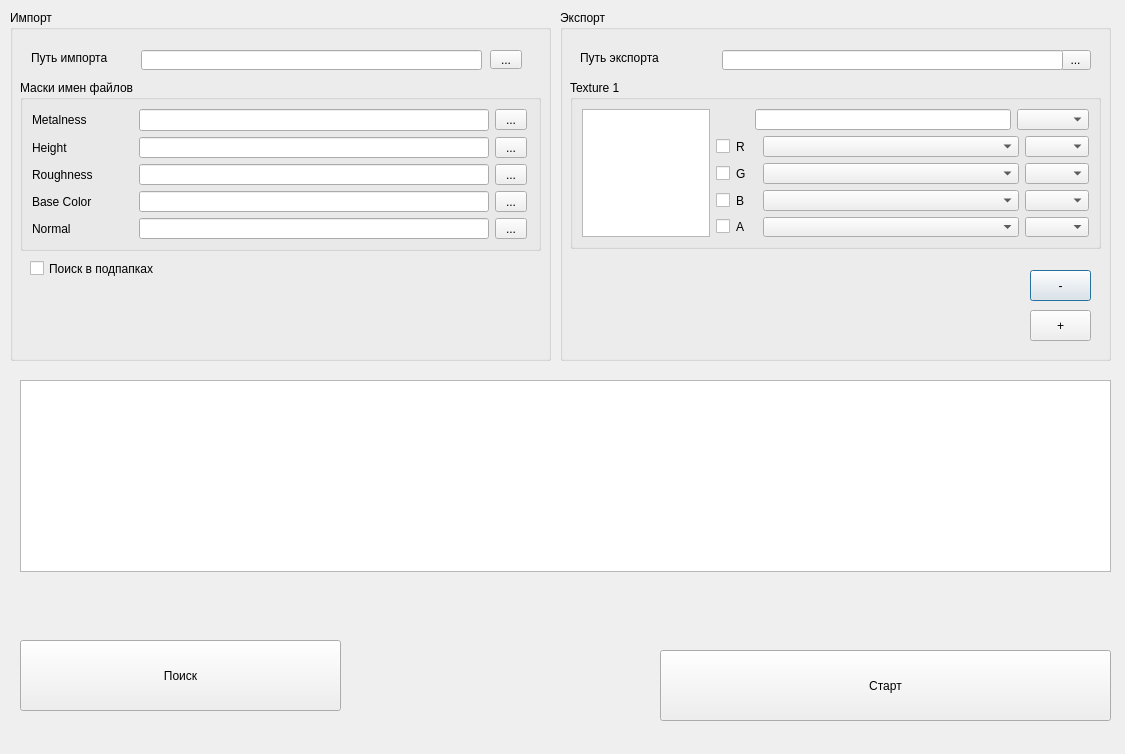
<?xml version="1.0" encoding="UTF-8"?>
<ui version="4.0">
 <class>Main_ui</class>
 <widget class="QDialog" name="Main_ui">
  <property name="geometry">
   <rect>
    <x>0</x>
    <y>0</y>
    <width>1125</width>
    <height>754</height>
   </rect>
  </property>
  <property name="windowTitle">
   <string>Dialog</string>
  </property>
  <widget class="QGroupBox" name="groupBox">
   <property name="geometry">
    <rect>
     <x>10</x>
     <y>10</y>
     <width>541</width>
     <height>351</height>
    </rect>
   </property>
   <property name="minimumSize">
    <size>
     <width>541</width>
     <height>0</height>
    </size>
   </property>
   <property name="maximumSize">
    <size>
     <width>1024</width>
     <height>16777215</height>
    </size>
   </property>
   <property name="title">
    <string>Импорт</string>
   </property>
   <widget class="QToolButton" name="import_path_button">
    <property name="geometry">
     <rect>
      <x>480</x>
      <y>40</y>
      <width>32</width>
      <height>19</height>
     </rect>
    </property>
    <property name="minimumSize">
     <size>
      <width>32</width>
      <height>0</height>
     </size>
    </property>
    <property name="text">
     <string>...</string>
    </property>
   </widget>
   <widget class="QLineEdit" name="import_path">
    <property name="geometry">
     <rect>
      <x>131</x>
      <y>40</y>
      <width>341</width>
      <height>20</height>
     </rect>
    </property>
   </widget>
   <widget class="QLabel" name="label">
    <property name="geometry">
     <rect>
      <x>21</x>
      <y>40</y>
      <width>91</width>
      <height>16</height>
     </rect>
    </property>
    <property name="text">
     <string>Путь импорта</string>
    </property>
   </widget>
   <widget class="QCheckBox" name="subfolders_check">
    <property name="geometry">
     <rect>
      <x>20</x>
      <y>250</y>
      <width>171</width>
      <height>17</height>
     </rect>
    </property>
    <property name="text">
     <string>Поиск в подпапках</string>
    </property>
   </widget>
   <widget class="QGroupBox" name="groupBox_4">
    <property name="geometry">
     <rect>
      <x>10</x>
      <y>70</y>
      <width>521</width>
      <height>171</height>
     </rect>
    </property>
    <property name="title">
     <string>Маски имен файлов</string>
    </property>
    <layout class="QFormLayout" name="formLayout_2">
     <item row="0" column="0">
      <layout class="QVBoxLayout" name="verticalLayout">
       <property name="sizeConstraint">
        <enum>QLayout::SetFixedSize</enum>
       </property>
       <item>
        <layout class="QHBoxLayout" name="horizontalLayout_4">
         <item>
          <widget class="QLabel" name="label_9">
           <property name="text">
            <string>Metalness</string>
           </property>
          </widget>
         </item>
         <item>
          <spacer name="horizontalSpacer">
           <property name="orientation">
            <enum>Qt::Horizontal</enum>
           </property>
           <property name="sizeHint" stdset="0">
            <size>
             <width>40</width>
             <height>20</height>
            </size>
           </property>
          </spacer>
         </item>
         <item>
          <widget class="QLineEdit" name="input_metalness_mask">
           <property name="minimumSize">
            <size>
             <width>350</width>
             <height>0</height>
            </size>
           </property>
          </widget>
         </item>
         <item>
          <widget class="QToolButton" name="toolButton_9">
           <property name="minimumSize">
            <size>
             <width>32</width>
             <height>0</height>
            </size>
           </property>
           <property name="text">
            <string>...</string>
           </property>
          </widget>
         </item>
        </layout>
       </item>
       <item>
        <layout class="QHBoxLayout" name="horizontalLayout_2">
         <item>
          <widget class="QLabel" name="label_6">
           <property name="text">
            <string>Height</string>
           </property>
          </widget>
         </item>
         <item>
          <spacer name="horizontalSpacer_2">
           <property name="orientation">
            <enum>Qt::Horizontal</enum>
           </property>
           <property name="sizeHint" stdset="0">
            <size>
             <width>40</width>
             <height>20</height>
            </size>
           </property>
          </spacer>
         </item>
         <item>
          <widget class="QLineEdit" name="input_height_mask">
           <property name="minimumSize">
            <size>
             <width>350</width>
             <height>0</height>
            </size>
           </property>
           <property name="maximumSize">
            <size>
             <width>500</width>
             <height>16777215</height>
            </size>
           </property>
          </widget>
         </item>
         <item>
          <widget class="QToolButton" name="toolButton_6">
           <property name="minimumSize">
            <size>
             <width>32</width>
             <height>0</height>
            </size>
           </property>
           <property name="text">
            <string>...</string>
           </property>
          </widget>
         </item>
        </layout>
       </item>
       <item>
        <layout class="QHBoxLayout" name="horizontalLayout_3">
         <item>
          <widget class="QLabel" name="label_8">
           <property name="text">
            <string>Roughness</string>
           </property>
          </widget>
         </item>
         <item>
          <spacer name="horizontalSpacer_3">
           <property name="orientation">
            <enum>Qt::Horizontal</enum>
           </property>
           <property name="sizeHint" stdset="0">
            <size>
             <width>40</width>
             <height>20</height>
            </size>
           </property>
          </spacer>
         </item>
         <item>
          <widget class="QLineEdit" name="input_roughness_mask">
           <property name="minimumSize">
            <size>
             <width>350</width>
             <height>0</height>
            </size>
           </property>
           <property name="maximumSize">
            <size>
             <width>500</width>
             <height>16777215</height>
            </size>
           </property>
          </widget>
         </item>
         <item>
          <widget class="QToolButton" name="toolButton_8">
           <property name="minimumSize">
            <size>
             <width>32</width>
             <height>0</height>
            </size>
           </property>
           <property name="text">
            <string>...</string>
           </property>
          </widget>
         </item>
        </layout>
       </item>
       <item>
        <layout class="QHBoxLayout" name="horizontalLayout_5">
         <item>
          <widget class="QLabel" name="label_10">
           <property name="text">
            <string>Base Color</string>
           </property>
          </widget>
         </item>
         <item>
          <spacer name="horizontalSpacer_4">
           <property name="orientation">
            <enum>Qt::Horizontal</enum>
           </property>
           <property name="sizeHint" stdset="0">
            <size>
             <width>40</width>
             <height>20</height>
            </size>
           </property>
          </spacer>
         </item>
         <item>
          <widget class="QLineEdit" name="input_basecolor_mask">
           <property name="minimumSize">
            <size>
             <width>350</width>
             <height>0</height>
            </size>
           </property>
           <property name="maximumSize">
            <size>
             <width>500</width>
             <height>16777215</height>
            </size>
           </property>
          </widget>
         </item>
         <item>
          <widget class="QToolButton" name="toolButton_10">
           <property name="minimumSize">
            <size>
             <width>32</width>
             <height>0</height>
            </size>
           </property>
           <property name="text">
            <string>...</string>
           </property>
          </widget>
         </item>
        </layout>
       </item>
       <item>
        <layout class="QHBoxLayout" name="horizontalLayout">
         <item>
          <widget class="QLabel" name="label_7">
           <property name="text">
            <string>Normal</string>
           </property>
          </widget>
         </item>
         <item>
          <spacer name="horizontalSpacer_5">
           <property name="orientation">
            <enum>Qt::Horizontal</enum>
           </property>
           <property name="sizeHint" stdset="0">
            <size>
             <width>40</width>
             <height>20</height>
            </size>
           </property>
          </spacer>
         </item>
         <item>
          <widget class="QLineEdit" name="input_normal_mask">
           <property name="minimumSize">
            <size>
             <width>350</width>
             <height>0</height>
            </size>
           </property>
           <property name="maximumSize">
            <size>
             <width>500</width>
             <height>16777215</height>
            </size>
           </property>
          </widget>
         </item>
         <item>
          <widget class="QToolButton" name="toolButton_7">
           <property name="minimumSize">
            <size>
             <width>32</width>
             <height>0</height>
            </size>
           </property>
           <property name="text">
            <string>...</string>
           </property>
          </widget>
         </item>
        </layout>
       </item>
       <item>
        <spacer name="verticalSpacer">
         <property name="orientation">
          <enum>Qt::Vertical</enum>
         </property>
         <property name="sizeHint" stdset="0">
          <size>
           <width>20</width>
           <height>40</height>
          </size>
         </property>
        </spacer>
       </item>
      </layout>
     </item>
    </layout>
   </widget>
  </widget>
  <widget class="QGroupBox" name="groupBox_2">
   <property name="geometry">
    <rect>
     <x>560</x>
     <y>10</y>
     <width>551</width>
     <height>351</height>
    </rect>
   </property>
   <property name="title">
    <string>Экспорт</string>
   </property>
   <widget class="QLabel" name="label_2">
    <property name="geometry">
     <rect>
      <x>20</x>
      <y>40</y>
      <width>91</width>
      <height>16</height>
     </rect>
    </property>
    <property name="text">
     <string>Путь экспорта</string>
    </property>
   </widget>
   <widget class="QToolButton" name="export_path_button">
    <property name="geometry">
     <rect>
      <x>500</x>
      <y>40</y>
      <width>31</width>
      <height>20</height>
     </rect>
    </property>
    <property name="text">
     <string>...</string>
    </property>
   </widget>
   <widget class="QLineEdit" name="export_path">
    <property name="geometry">
     <rect>
      <x>162</x>
      <y>40</y>
      <width>341</width>
      <height>20</height>
     </rect>
    </property>
   </widget>
   <widget class="QGroupBox" name="texture_channel_picker">
    <property name="geometry">
     <rect>
      <x>10</x>
      <y>70</y>
      <width>531</width>
      <height>169</height>
     </rect>
    </property>
    <property name="title">
     <string>Texture 1</string>
    </property>
    <layout class="QFormLayout" name="formLayout">
     <item row="0" column="0">
      <widget class="QGraphicsView" name="image_preview">
       <property name="minimumSize">
        <size>
         <width>128</width>
         <height>128</height>
        </size>
       </property>
       <property name="maximumSize">
        <size>
         <width>128</width>
         <height>128</height>
        </size>
       </property>
      </widget>
     </item>
     <item row="0" column="1">
      <layout class="QVBoxLayout" name="verticalLayout_3">
       <item>
        <layout class="QHBoxLayout" name="horizontalLayout_10">
         <item>
          <spacer name="horizontalSpacer_10">
           <property name="orientation">
            <enum>Qt::Horizontal</enum>
           </property>
           <property name="sizeHint" stdset="0">
            <size>
             <width>40</width>
             <height>20</height>
            </size>
           </property>
          </spacer>
         </item>
         <item>
          <widget class="QLineEdit" name="texture_output_mask">
           <property name="minimumSize">
            <size>
             <width>256</width>
             <height>0</height>
            </size>
           </property>
          </widget>
         </item>
         <item>
          <widget class="QComboBox" name="comboBox">
           <property name="minimumSize">
            <size>
             <width>64</width>
             <height>0</height>
            </size>
           </property>
          </widget>
         </item>
        </layout>
       </item>
       <item>
        <layout class="QHBoxLayout" name="horizontalLayout_6">
         <item>
          <widget class="QCheckBox" name="red_enable">
           <property name="text">
            <string/>
           </property>
          </widget>
         </item>
         <item>
          <widget class="QLabel" name="label_3">
           <property name="text">
            <string>R</string>
           </property>
          </widget>
         </item>
         <item>
          <spacer name="horizontalSpacer_6">
           <property name="orientation">
            <enum>Qt::Horizontal</enum>
           </property>
           <property name="sizeHint" stdset="0">
            <size>
             <width>40</width>
             <height>20</height>
            </size>
           </property>
          </spacer>
         </item>
         <item>
          <widget class="QComboBox" name="red_channel_file">
           <property name="minimumSize">
            <size>
             <width>256</width>
             <height>0</height>
            </size>
           </property>
          </widget>
         </item>
         <item>
          <widget class="QComboBox" name="red_channel_list">
           <property name="minimumSize">
            <size>
             <width>64</width>
             <height>0</height>
            </size>
           </property>
          </widget>
         </item>
        </layout>
       </item>
       <item>
        <layout class="QHBoxLayout" name="horizontalLayout_7">
         <item>
          <widget class="QCheckBox" name="green_enable">
           <property name="text">
            <string/>
           </property>
          </widget>
         </item>
         <item>
          <widget class="QLabel" name="label_4">
           <property name="text">
            <string>G</string>
           </property>
          </widget>
         </item>
         <item>
          <spacer name="horizontalSpacer_8">
           <property name="orientation">
            <enum>Qt::Horizontal</enum>
           </property>
           <property name="sizeHint" stdset="0">
            <size>
             <width>40</width>
             <height>20</height>
            </size>
           </property>
          </spacer>
         </item>
         <item>
          <widget class="QComboBox" name="green_channel_file">
           <property name="minimumSize">
            <size>
             <width>256</width>
             <height>0</height>
            </size>
           </property>
          </widget>
         </item>
         <item>
          <widget class="QComboBox" name="green_channel_list">
           <property name="minimumSize">
            <size>
             <width>64</width>
             <height>0</height>
            </size>
           </property>
          </widget>
         </item>
        </layout>
       </item>
       <item>
        <layout class="QHBoxLayout" name="horizontalLayout_8">
         <item>
          <widget class="QCheckBox" name="blue_enable">
           <property name="text">
            <string/>
           </property>
          </widget>
         </item>
         <item>
          <widget class="QLabel" name="label_5">
           <property name="text">
            <string>B</string>
           </property>
          </widget>
         </item>
         <item>
          <spacer name="horizontalSpacer_7">
           <property name="orientation">
            <enum>Qt::Horizontal</enum>
           </property>
           <property name="sizeHint" stdset="0">
            <size>
             <width>40</width>
             <height>20</height>
            </size>
           </property>
          </spacer>
         </item>
         <item>
          <widget class="QComboBox" name="blue_channel_file">
           <property name="minimumSize">
            <size>
             <width>256</width>
             <height>0</height>
            </size>
           </property>
          </widget>
         </item>
         <item>
          <widget class="QComboBox" name="blue_channel_list">
           <property name="minimumSize">
            <size>
             <width>64</width>
             <height>0</height>
            </size>
           </property>
          </widget>
         </item>
        </layout>
       </item>
       <item>
        <layout class="QHBoxLayout" name="horizontalLayout_9">
         <item>
          <widget class="QCheckBox" name="alpha_enable">
           <property name="text">
            <string/>
           </property>
          </widget>
         </item>
         <item>
          <widget class="QLabel" name="label_11">
           <property name="text">
            <string>A</string>
           </property>
          </widget>
         </item>
         <item>
          <spacer name="horizontalSpacer_9">
           <property name="orientation">
            <enum>Qt::Horizontal</enum>
           </property>
           <property name="sizeHint" stdset="0">
            <size>
             <width>40</width>
             <height>20</height>
            </size>
           </property>
          </spacer>
         </item>
         <item>
          <widget class="QComboBox" name="alpha_channel_file">
           <property name="minimumSize">
            <size>
             <width>256</width>
             <height>0</height>
            </size>
           </property>
          </widget>
         </item>
         <item>
          <widget class="QComboBox" name="alpha_channel_list">
           <property name="minimumSize">
            <size>
             <width>64</width>
             <height>0</height>
            </size>
           </property>
          </widget>
         </item>
        </layout>
       </item>
      </layout>
     </item>
    </layout>
   </widget>
   <widget class="QPushButton" name="minus_button">
    <property name="geometry">
     <rect>
      <x>470</x>
      <y>260</y>
      <width>61</width>
      <height>31</height>
     </rect>
    </property>
    <property name="text">
     <string>-</string>
    </property>
   </widget>
   <widget class="QPushButton" name="plus_button">
    <property name="geometry">
     <rect>
      <x>470</x>
      <y>300</y>
      <width>61</width>
      <height>31</height>
     </rect>
    </property>
    <property name="text">
     <string>+</string>
    </property>
   </widget>
  </widget>
  <widget class="QTableView" name="tableView">
   <property name="geometry">
    <rect>
     <x>20</x>
     <y>380</y>
     <width>1091</width>
     <height>192</height>
    </rect>
   </property>
  </widget>
  <widget class="QPushButton" name="scan_button">
   <property name="geometry">
    <rect>
     <x>20</x>
     <y>640</y>
     <width>321</width>
     <height>71</height>
    </rect>
   </property>
   <property name="text">
    <string>Поиск</string>
   </property>
  </widget>
  <widget class="QPushButton" name="start_button">
   <property name="geometry">
    <rect>
     <x>660</x>
     <y>650</y>
     <width>451</width>
     <height>71</height>
    </rect>
   </property>
   <property name="text">
    <string>Старт</string>
   </property>
  </widget>
 </widget>
 <resources/>
 <connections/>
</ui>
